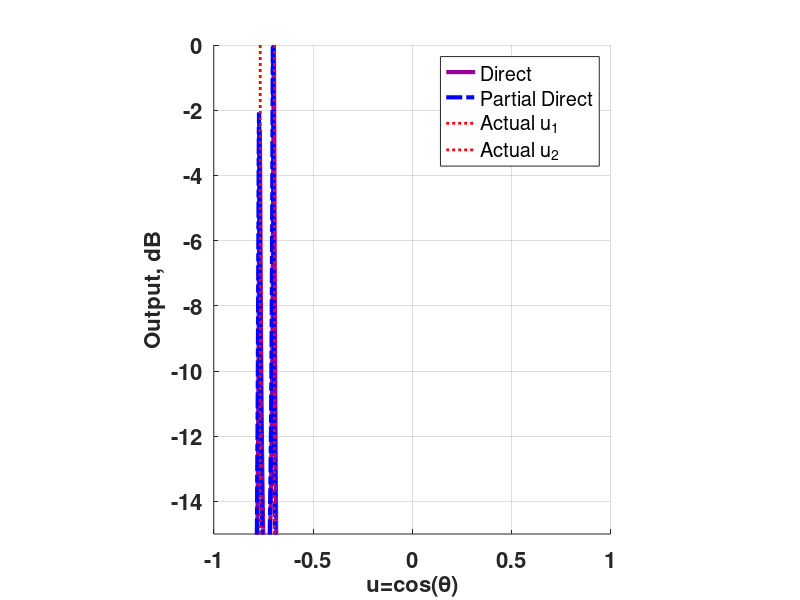

Here is the MATLAB script that generated this plot:
function directionEstimatesVersion5
        SNRdB = 10;
        SampleSize = 100;
        plotfigure = 1;
        M = 4; N = 6;
        U1 = 3; U2 = 2;
        us = cosd(randi(181,[1 2])-1);
        numSources = length(us);
        lambda = 50;    d = lambda/2;    kx = 2*pi/lambda * us;
        %%%calculate noise variance for signal power 1
        vars = ones(1,numSources);
        varn = vars(1)*10^(-SNRdB/10);
        s = zeros(numSources,SampleSize);
        %%input signals: proper GaussianK0478768904
        for idx = 1:numSources
            s(idx,:) = (sqrt(vars(idx)/2)*randn(1,SampleSize) + 1i*sqrt(vars(idx)/2)*randn(1,SampleSize));
        end
        ApertureEnd = max([(M-1)*U1 (N-1)*U2]);%%%%The array starts at 0 and ends at 63
        
        %%steering vector
        v = zeros(ApertureEnd+1,1);
        %%%%%The vector will have the data for all sensors
        x = zeros(ApertureEnd+1,SampleSize);
        for idx = 1:numSources
            v(:,idx) = exp(1i*kx(idx)*(0:ApertureEnd)*d).';
            x = x + v(:,idx)*s(idx,:);
        end
        %%%Add proper Gaussian noise samples
        x = x + sqrt(varn/2)*randn(ApertureEnd+1,SampleSize) + 1i*sqrt(varn/2)*randn(ApertureEnd+1,SampleSize);

        indexa = (0:U1:(M-1)*U1).';    indexb = (0:U2:(N-1)*U2).';
        indexunion = unique([indexa' indexb']);
        %%%xa will be subarray 1 data. It will have zero values where
        %%%sensors are not present.
        xa = zeros(max(indexa)+1,SampleSize);
        %%%xb will be subarray 2 data. It will have zero values where
        %%%sensors are not present
        xb = zeros(max(indexb)+1,SampleSize);%%%This will be subarray 2 data
        xa(indexa+1,:) = x(indexa+1,:);%%%xa takes the data from x, but only where Subarray 1 has sensors
        xb(indexb+1,:) = x(indexb+1,:);%%%xb takes the data from x, but only where Subarray 2 has sensors
        xtotal(indexunion+1,:) = x(indexunion+1,:);%%%%this is the union of Subarray 1 and Subarray 2. This data will be
                                                   %%%%used in direct MUSIC
                                                   

        sensorindicator(indexunion+1) = 1;%%%%This will make a vector called sensorindicator that will have
                                          %%%%ones where Subarray1 or Subarray 2 have sensors and
                                          %%%%zeros where both Subarray1 and Subarray 2 don't have sensors
        coarray = conv(sensorindicator,fliplr(sensorindicator));%%%%coarray tells you how many different 
                                                                %%%%sensor  pairs there are for each lag                                                         %%%%
        lags = -max(indexunion):max(indexunion);
        %%%%We can remove the negative half of the coarray and lags because
        %%%%the information they have is redundant
        temp = (length(coarray)-1)/2;%%%%This is the number of negative elements that can be removed
        coarray(1:temp) = [];%%%%Removes the negative half of coarray
        lags(1:temp) = [];%%%%Removes the negative half of lags
        %%%%The coarray could have holes. Keep the longest hole-free and
        %%%%the associated lags.
        firstzeroindex = find(coarray==0,1);%%%finds the index of the first zero elementconv(a,b)
        %%%%if the firstzeroindex is not empty, remove the elements from
        %%%%coarray and lag starting at the first zero element
        if ~isempty(firstzeroindex)
            coarray(firstzeroindex:end) = [];
            lags(firstzeroindex:end) = [];
        end
        r = zeros(length(coarray),SampleSize);%%%%covariance estimates

        for kdx = 1:SampleSize
            dataset = xtotal(:,kdx);
            %%%%The convolution operation can actually be used to find
            %%%%autocorrelation as shown below, for each set of samples
            tempR = conv(dataset.',fliplr(conj(dataset.')));
            tempR(1:temp) = [];
            if ~isempty(firstzeroindex)
                tempR(firstzeroindex:end) = [];
            end
            r(:,kdx) = (tempR.')./(coarray.');
        end
        rnew = zeros(11,SampleSize);        
        for kdx = 1:SampleSize
            dataset = xtotal(:,kdx);
            rnew(1,kdx) = xtotal(1,kdx)*conj(xtotal(1,kdx));
            rnew(2,kdx) = xtotal(3,kdx)*conj(xtotal(4,kdx));
            rnew(3,kdx) = xtotal(3,kdx)*conj(xtotal(5,kdx));
            rnew(4,kdx) = xtotal(1,kdx)*conj(xtotal(4,kdx));
            rnew(5,kdx) = xtotal(1,kdx)*conj(xtotal(5,kdx));
            rnew(6,kdx) = xtotal(5,kdx)*conj(xtotal(10,kdx));
            rnew(7,kdx) = xtotal(1,kdx)*conj(xtotal(7,kdx));
            rnew(8,kdx) = xtotal(3,kdx)*conj(xtotal(10,kdx));
            rnew(9,kdx) = xtotal(1,kdx)*conj(xtotal(9,kdx));
            rnew(10,kdx) = xtotal(1,kdx)*conj(xtotal(10,kdx));
            rnew(11,kdx) = xtotal(1,kdx)*conj(xtotal(11,kdx));
            tempR = conv(dataset.',fliplr(conj(dataset.')));
            tempR(1:temp) = [];
            if ~isempty(firstzeroindex)
                tempR(firstzeroindex:end) = [];
            end
            r(:,kdx) = (tempR.')./(coarray.');
        end
        
        Restimate = mean(r,2);
        Rmatrix = toeplitz(Restimate.');    
        [eVecd, eVald] = eig(Rmatrix);
        eVald = diag(eVald);
        [~,sortindexd] = sort(eVald,'descend');
        eVecsortedd = eVecd(:,sortindexd);
        noiseBasisd = eVecsortedd(:,length(us)+1:end);
        Rndirect = noiseBasisd*noiseBasisd';
%%%%%%%%%%%%%%%%%%%NEW ONE
        Restimate = mean(rnew,2);
        Rmatrix = toeplitz(Restimate.');    
        [eVecd, eVald] = eig(Rmatrix);
        eVald = diag(eVald);
        [~,sortindexd] = sort(eVald,'descend');
        eVecsortedd = eVecd(:,sortindexd);
        noiseBasisd = eVecsortedd(:,length(us)+1:end);
        Rndirectnew = noiseBasisd*noiseBasisd';

        
        
        %%%%%%%%%%%%%%%%%%%%%%%%%%%%Algorithm 2 and 3: PRODUCT/MIN MUSIC%%%%%%%%%%%%%%%%%%%%%%%%%%%%%%%%%%%%%%%   
        count = 1;
        u = -1:0.001:1;
        Pdirect = zeros(size(u));%%%%direct MUSIC
        Pdirectnew = zeros(size(u));%%%%direct MUSIC
        for idx = u  
            vdirect = exp(-1i*pi * idx*(0:max(lags)).');
            vdirectnew = exp(1i*pi * idx*(0:10).');
            %%%%The three steering vectors above are equal right now, we
            %%%%might change their lengths later
            Pdirect(count) = 1/(vdirect'*Rndirect*vdirect);  
            Pdirectnew(count) = 1/(vdirectnew'*Rndirectnew*vdirectnew);  
            count = count + 1;        
        end
        Pdirect = 10*log10(abs(Pdirect/max(abs(Pdirect))));
        Pdirectnew = 10*log10(abs(Pdirectnew/max(abs(Pdirectnew))));
        if plotfigure
            close all;
            f = figure;    
            ax = axes('Parent', f, 'FontWeight', 'Bold', 'FontSize', 16,... 
            'Position',[0.267203513909224 0.11 0.496339677891654 0.815]);
            hold all;
            plot(ax, u, Pdirect, 'LineWidth', 3, 'Color', [0.6 0 0.6],'LineStyle','-');
            hold on;
            plot(ax, u, Pdirectnew, 'LineWidth', 3, 'Color', [0 0 1],'LineStyle','-.');
            grid on;
            hold on;
            xlabel('u=cos(\theta)', 'FontSize', 16, 'FontWeight', 'Bold');
            ylabel('Output, dB', 'FontSize', 16, 'FontWeight', 'Bold');
            xlim([-1 1]);
            lowerlimit = -15;
            ylim([lowerlimit 0]);
            %%%%The following loop marks the actual source locations by creating a
            %%%%line corresponding to each source location
            for idx = 1:length(us)
                hold on;
                plot([us(idx) us(idx)],[lowerlimit 0],'r:','LineWidth',2);
            end   
            legend('Direct','Partial Direct','Actual u_1','Actual u_2');
            hold on;
            set(gcf,'WindowState','maximized');        
        end
end

function x = ifourierTrans(X,nlower,nhigher,varargin)
%%%%X is the spectrum. nlower is the smallest lag. nhigher is the largest
%%%%lag
    deltau = 0.001;
    if nargin > 3
        deltau = varargin{1};
    end
    u = -1:deltau:1;
    temp1 = length(nlower:nhigher);
    temp2 = size(X,2);
    x = zeros(temp1,temp2);
    count = 1;
    for n = nlower:nhigher
        basis = exp(1i*pi*u*n);
        x(count,:) = 0.5*deltau*basis*X;
        count = count + 1;
    end
end